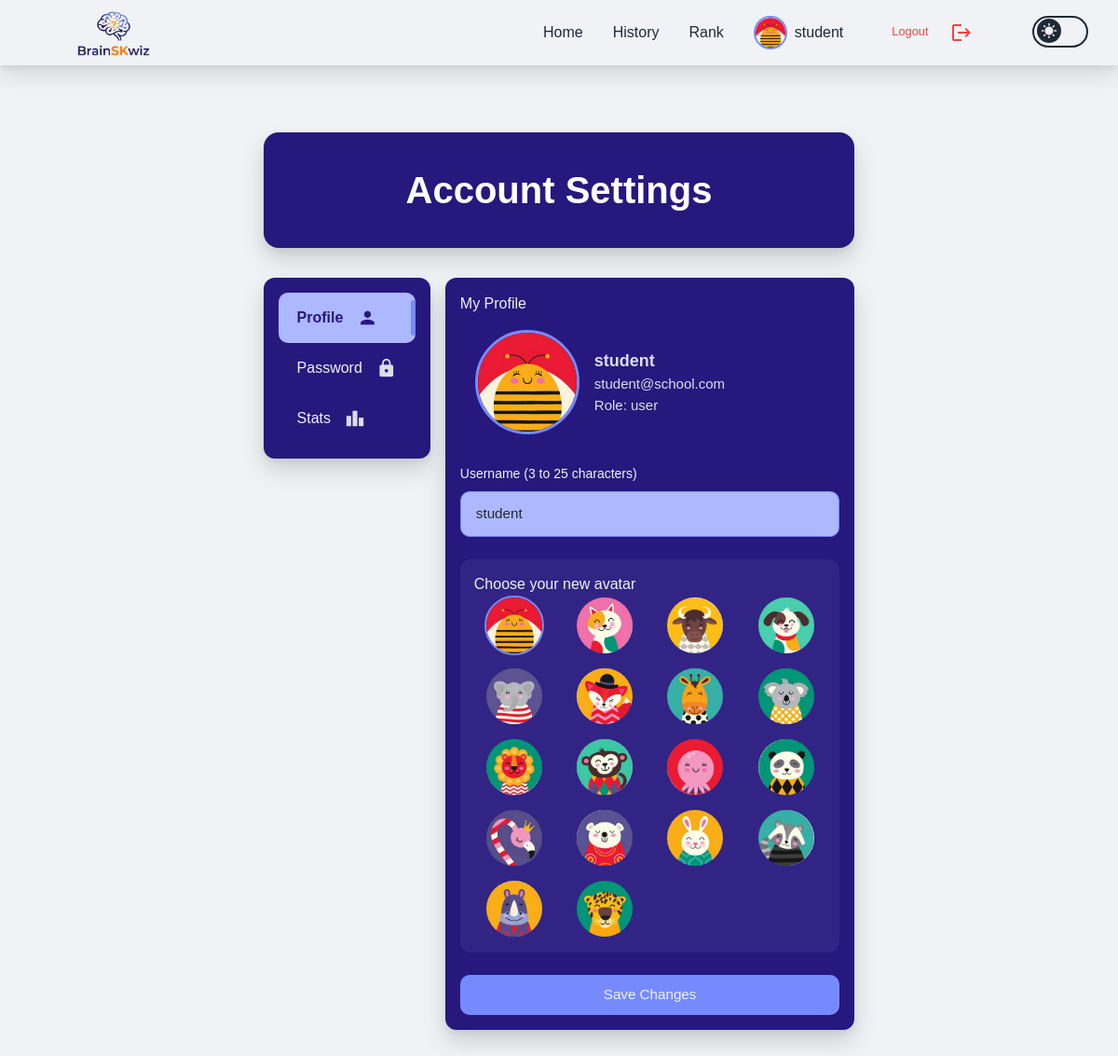
/settings.php (signed in), run on the app's committed database.
### tables this page shows
CREATE TABLE IF NOT EXISTS users (
    id INT AUTO_INCREMENT PRIMARY KEY,
    username VARCHAR(100) NOT NULL UNIQUE,
    email VARCHAR(255) NOT NULL UNIQUE,
    password VARCHAR(255) NOT NULL,
    role ENUM('admin', 'user') DEFAULT 'user',
    avatar VARCHAR(100) NOT NULL DEFAULT 'bee.png',
    created_at TIMESTAMP DEFAULT CURRENT_TIMESTAMP
);

### src/settings.php (the view, shortened to what this page needs)
<?php
include 'components/header.php';
require_once __DIR__ . '/config/db.php';
$stmt = $pdo->prepare("SELECT * FROM users WHERE id = ?");
$stmt->execute([$_SESSION['user_id']]);
$user = $stmt->fetch();
?>
<div class="max-w-5xl mx-auto mt-10 page-settings">
    <div class="titleBoxAdmin">
        <h1 class="bigTitle">
            Account Settings
        </h1>
    </div>
    <div class="settings grid grid-cols-1 md:grid-cols-10 gap-4 items-start">
        <div class="choices md:col-span-3">
            <ul>
                <li id="profileSettingBtn" class="active"><button onclick="setActive('profileSetting')">Profile<span class="material-icons">person</span></button></li>
                <li id="passwordSettingBtn"><button onclick="setActive('passwordSetting')">Password<span class="material-icons">lock</span></button></li>
                <li id="statUserBtn"><button onclick="setActive('statUser')">Stats<span class="material-icons">leaderboard</span></button></li>
            </ul>
        </div>
        <div id="profileSetting" class="settingPage activeWindow md:col-span-7">
            <h1 class="textWhite">My Profile</h1>
            <div class="profile-header">
                <img id="avatarPreview"
                    src="/public/avatars/<?= htmlspecialchars($user['avatar']) ?>"
                    class="profile-avatar">
                <div class="profile-info">
                    <p class="profile-name"><?= htmlspecialchars($user['username']) ?></p>
                    <p class="profile-email"><?= htmlspecialchars($user['email']) ?></p>
                    <p class="profile-role">Role: <?= htmlspecialchars($user['role']) ?></p>
                </div>
            </div>
            <form id="profileForm">
                <div style="margin-bottom: 1.5rem;">
                    <label class="textWhite block mb-2">Username (3 to 25 characters)</label>
                    <input class="inputField" type="text" id="username" value="<?= htmlspecialchars($user['username']) ?>" minlength="3" maxlength="25" required>
                </div>
                <div id="avatarChoices" class="avatar-section textWhite" style="margin-bottom: 1.5rem;">
                    <h3>Choose your new avatar</h3>
                    <div class="avatar-grid">
                        <?php
                        $files = glob(__DIR__ . "/public/avatars/*.png");
                        foreach ($files as $file):
                            $filename = basename($file);
                        ?>
                            <img
                                src="/public/avatars/<?= htmlspecialchars($filename) ?>"
                                class="avatar-item border-2 border-transparent cursor-pointer transition"
                                data-avatar="<?= htmlspecialchars($filename) ?>"
                            >
                        <?php endforeach; ?>
                    </div>
                </div>
                <button type="submit" class="btn">Save Changes</button>
            </form>
        </div>
    </div>
</div>

### data on the page
users: avatar (picture), username "student", email "student@school.com", role "user"

### other printed values
$_SESSION['username'] "student"
